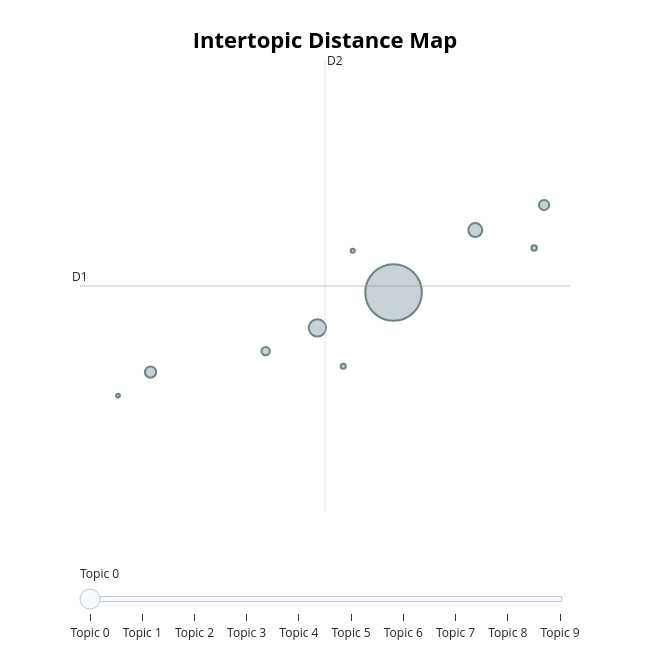
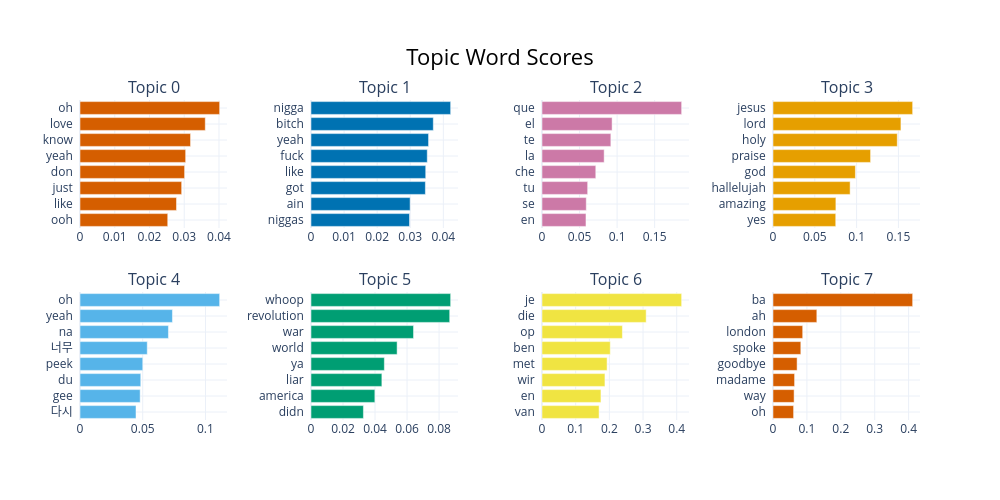
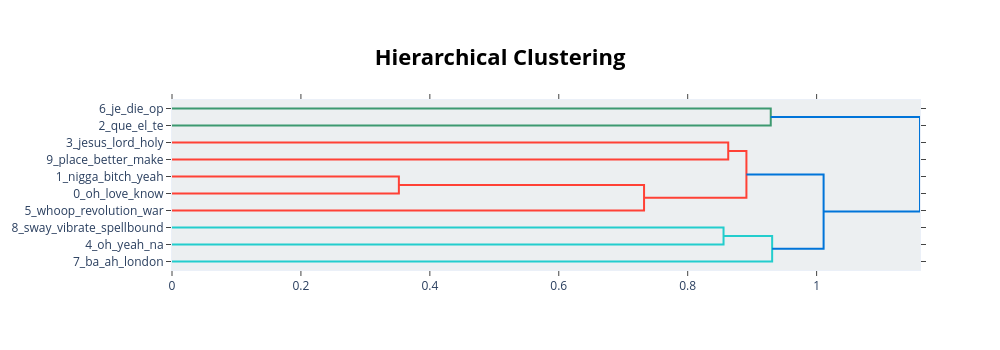

The cell these charts' notebook holds for them, in order:
### Code cell
# ===== BERTOPIC VISUALIZATION =====

print("📊 Creating BERTopic visualizations...")

# 1. Topic visualization (interactive)
try:
    fig1 = topic_model.visualize_topics()
    fig1.show()
    print("✅ Interactive topic map displayed")
except Exception as e:
    print(f"⚠️ Could not create interactive topic map: {e}")

# 2. Topic word scores (bar chart)
try:
    fig2 = topic_model.visualize_barchart(top_n_topics=8, n_words=8)
    fig2.show()
    print("✅ Topic word bar charts displayed")
except Exception as e:
    print(f"⚠️ Could not create bar charts: {e}")

# 3. Topic hierarchy (if enough topics)
try:
    if len(set(topics)) - (1 if -1 in topics else 0) > 5:
        fig3 = topic_model.visualize_hierarchy()
        fig3.show()
        print("✅ Topic hierarchy displayed")
    else:
        print("⚠️ Not enough topics for hierarchy visualization")
except Exception as e:
    print(f"⚠️ Could not create hierarchy: {e}")

# 4. Topic similarity heatmap (custom)
print("\n🔥 Creating topic similarity heatmap...")

valid_topic_ids = [t for t in set(topics) if t != -1]
if len(valid_topic_ids) > 1:
    # Get topic representations
    topic_vectors = []
    topic_names = []
    
    for topic_id in sorted(valid_topic_ids)[:15]:  # Limit to top 15 topics
        topic_info_row = topic_model.get_topic(topic_id)
        if topic_info_row:
            # Create vector from topic words (simplified representation)
            words = [word for word, _ in topic_info_row[:10]]
            topic_vectors.append(np.random.random(10))  # Placeholder - would use actual embeddings
            
            # Get label or create short name
            label = topic_labels.get(topic_id, {}).get('label', f'Topic {topic_id}')
            short_label = label[:15] + '...' if len(label) > 15 else label
            topic_names.append(f"T{topic_id}: {short_label}")
    
    if len(topic_vectors) > 1:
        # Calculate similarity matrix
        similarity_matrix = np.zeros((len(topic_vectors), len(topic_vectors)))
        for i in range(len(topic_vectors)):
            for j in range(len(topic_vectors)):
                similarity_matrix[i, j] = calculate_cosine_similarity(topic_vectors[i], topic_vectors[j])
        
        # Plot heatmap
        plt.figure(figsize=(12, 10))
        sns.heatmap(similarity_matrix, 
                   xticklabels=topic_names, 
                   yticklabels=topic_names,
                   annot=True, 
                   fmt='.2f', 
                   cmap='viridis',
                   cbar_kws={'label': 'Cosine Similarity'})
        plt.title('Topic Similarity Matrix')
        plt.xticks(rotation=45, ha='right')
        plt.yticks(rotation=0)
        plt.tight_layout()
        plt.show()
        print("✅ Topic similarity heatmap created")

print("\n🎨 Visualization notes:")
print("   • Interactive plots work best in Jupyter notebooks")
print("   • For production, save plots as HTML files")
print("   • Consider using topic_model.visualize_documents() for document-level analysis")

### Figure 1 — Plotly figure (JSON) as saved in the notebook; plotly's stock layout.template omitted (floating-point values rounded to 4 significant figures)
{"data": [{"customdata": [[0, "oh | love | know | yeah | don", 1526], [1, "nigga | bitch | yeah | fuck | like", 142], [2, "que | el | te | la | che", 93], [3, "jesus | lord | holy | praise | god", 60], [4, "oh | yeah | na | 너무 | peek", 50], [5, "whoop | revolution | war | world | ya", 33], [6, "je | die | op | ben | met", 14], [7, "ba | ah | london | spoke | goodbye", 12], [8, "sway | vibrate | spellbound | make | electric", 8], [9, "place | better | make | greatest | children", 7]], "hovertemplate": "<b>Topic %{customdata[0]}</b><br>%{customdata[1]}<br>Size: %{customdata[2]}", "legendgroup": "", "marker": {"color": "#B0BEC5", "line": {"color": "DarkSlateGrey", "width": 2}, "size": [1526, 142, 93, 60, 50, 33, 14, 12, 8, 7], "sizemode": "area", "sizeref": 0.9537, "symbol": "circle"}, "mode": "markers", "name": "", "orientation": "v", "showlegend": false, "type": "scatter", "x": [0.2064, -0.4948, 0.9592, -2.031, 1.593, -0.9715, 1.502, -0.2566, -0.169, -2.331], "xaxis": "x", "y": [10.17, 9.762, 10.89, 9.251, 11.18, 9.494, 10.68, 9.318, 10.65, 8.979], "yaxis": "y"}], "layout": {"annotations": [{"showarrow": false, "text": "D1", "x": -2.681, "y": 10.25, "yshift": 10}, {"showarrow": false, "text": "D2", "x": -0.4248, "xshift": 10, "y": 12.86}], "height": 650, "hoverlabel": {"bgcolor": "white", "font": {"family": "Rockwell", "size": 16}}, "legend": {"itemsizing": "constant", "tracegroupgap": 0}, "margin": {"t": 60}, "shapes": [{"line": {"color": "#CFD8DC", "width": 2}, "type": "line", "x0": -0.4248, "x1": -0.4248, "y0": 7.632, "y1": 12.86}, {"line": {"color": "#9E9E9E", "width": 2}, "type": "line", "x0": -2.681, "x1": 1.832, "y0": 10.25, "y1": 10.25}], "sliders": [{"active": 0, "pad": {"t": 50}, "steps": [{"args": [{"marker.color": [["red", "#B0BEC5", "#B0BEC5", "#B0BEC5", "#B0BEC5", "#B0BEC5", "#B0BEC5", "#B0BEC5", "#B0BEC5", "#B0BEC5"]]}], "label": "Topic 0", "method": "update"}, {"args": [{"marker.color": [["#B0BEC5", "red", "#B0BEC5", "#B0BEC5", "#B0BEC5", "#B0BEC5", "#B0BEC5", "#B0BEC5", "#B0BEC5", "#B0BEC5"]]}], "label": "Topic 1", "method": "update"}, {"args": [{"marker.color": [["#B0BEC5", "#B0BEC5", "red", "#B0BEC5", "#B0BEC5", "#B0BEC5", "#B0BEC5", "#B0BEC5", "#B0BEC5", "#B0BEC5"]]}], "label": "Topic 2", "method": "update"}, {"args": [{"marker.color": [["#B0BEC5", "#B0BEC5", "#B0BEC5", "red", "#B0BEC5", "#B0BEC5", "#B0BEC5", "#B0BEC5", "#B0BEC5", "#B0BEC5"]]}], "label": "Topic 3", "method": "update"}, {"args": [{"marker.color": [["#B0BEC5", "#B0BEC5", "#B0BEC5", "#B0BEC5", "red", "#B0BEC5", "#B0BEC5", "#B0BEC5", "#B0BEC5", "#B0BEC5"]]}], "label": "Topic 4", "method": "update"}, {"args": [{"marker.color": [["#B0BEC5", "#B0BEC5", "#B0BEC5", "#B0BEC5", "#B0BEC5", "red", "#B0BEC5", "#B0BEC5", "#B0BEC5", "#B0BEC5"]]}], "label": "Topic 5", "method": "update"}, {"args": [{"marker.color": [["#B0BEC5", "#B0BEC5", "#B0BEC5", "#B0BEC5", "#B0BEC5", "#B0BEC5", "red", "#B0BEC5", "#B0BEC5", "#B0BEC5"]]}], "label": "Topic 6", "method": "update"}, {"args": [{"marker.color": [["#B0BEC5", "#B0BEC5", "#B0BEC5", "#B0BEC5", "#B0BEC5", "#B0BEC5", "#B0BEC5", "red", "#B0BEC5", "#B0BEC5"]]}], "label": "Topic 7", "method": "update"}, {"args": [{"marker.color": [["#B0BEC5", "#B0BEC5", "#B0BEC5", "#B0BEC5", "#B0BEC5", "#B0BEC5", "#B0BEC5", "#B0BEC5", "red", "#B0BEC5"]]}], "label": "Topic 8", "method": "update"}, {"args": [{"marker.color": [["#B0BEC5", "#B0BEC5", "#B0BEC5", "#B0BEC5", "#B0BEC5", "#B0BEC5", "#B0BEC5", "#B0BEC5", "#B0BEC5", "red"]]}], "label": "Topic 9", "method": "update"}]}], "title": {"font": {"color": "Black", "size": 22}, "text": "<b>Intertopic Distance Map</b>", "x": 0.5, "xanchor": "center", "y": 0.95, "yanchor": "top"}, "width": 650, "xaxis": {"anchor": "y", "domain": [0, 1], "range": [-2.681, 1.832], "title": {"text": ""}, "visible": false}, "yaxis": {"anchor": "x", "domain": [0, 1], "range": [7.632, 12.86], "title": {"text": ""}, "visible": false}}}

### Figure 2 — Plotly figure (JSON) as saved in the notebook; plotly's stock layout.template omitted (floating-point values rounded to 4 significant figures)
{"data": [{"marker": {"color": "#D55E00"}, "orientation": "h", "type": "bar", "x": [0.02525, 0.02778, 0.02926, 0.0301, 0.03041, 0.03181, 0.03605, 0.04019], "xaxis": "x", "y": ["ooh  ", "like  ", "just  ", "don  ", "yeah  ", "know  ", "love  ", "oh  "], "yaxis": "y"}, {"marker": {"color": "#0072B2"}, "orientation": "h", "type": "bar", "x": [0.02978, 0.02996, 0.03457, 0.03467, 0.03514, 0.03553, 0.03696, 0.04221], "xaxis": "x2", "y": ["niggas  ", "ain  ", "got  ", "like  ", "fuck  ", "yeah  ", "bitch  ", "nigga  "], "yaxis": "y2"}, {"marker": {"color": "#CC79A7"}, "orientation": "h", "type": "bar", "x": [0.05858, 0.05897, 0.06082, 0.07164, 0.08278, 0.09169, 0.09336, 0.186], "xaxis": "x3", "y": ["en  ", "se  ", "tu  ", "che  ", "la  ", "te  ", "el  ", "que  "], "yaxis": "y3"}, {"marker": {"color": "#E69F00"}, "orientation": "h", "type": "bar", "x": [0.07503, 0.07521, 0.09223, 0.09855, 0.1167, 0.1486, 0.153, 0.167], "xaxis": "x4", "y": ["yes  ", "amazing  ", "hallelujah  ", "god  ", "praise  ", "holy  ", "lord  ", "jesus  "], "yaxis": "y4"}, {"marker": {"color": "#56B4E9"}, "orientation": "h", "type": "bar", "x": [0.04464, 0.04795, 0.04843, 0.05003, 0.05361, 0.0705, 0.07368, 0.1113], "xaxis": "x5", "y": ["다시  ", "gee  ", "du  ", "peek  ", "너무  ", "na  ", "yeah  ", "oh  "], "yaxis": "y5"}, {"marker": {"color": "#009E73"}, "orientation": "h", "type": "bar", "x": [0.03274, 0.03989, 0.04427, 0.04582, 0.05379, 0.06404, 0.08664, 0.08723], "xaxis": "x6", "y": ["didn  ", "america  ", "liar  ", "ya  ", "world  ", "war  ", "revolution  ", "whoop  "], "yaxis": "y6"}, {"marker": {"color": "#F0E442"}, "orientation": "h", "type": "bar", "x": [0.1695, 0.175, 0.1869, 0.1932, 0.2027, 0.2387, 0.3093, 0.4146], "xaxis": "x7", "y": ["van  ", "en  ", "wir  ", "met  ", "ben  ", "op  ", "die  ", "je  "], "yaxis": "y7"}, {"marker": {"color": "#D55E00"}, "orientation": "h", "type": "bar", "x": [0.06075, 0.06225, 0.06367, 0.0711, 0.08205, 0.0876, 0.1293, 0.4119], "xaxis": "x8", "y": ["oh  ", "way  ", "madame  ", "goodbye  ", "spoke  ", "london  ", "ah  ", "ba  "], "yaxis": "y8"}], "layout": {"annotations": [{"font": {"size": 16}, "showarrow": false, "text": "Topic 0", "x": 0.0875, "xanchor": "center", "xref": "paper", "y": 1, "yanchor": "bottom", "yref": "paper"}, {"font": {"size": 16}, "showarrow": false, "text": "Topic 1", "x": 0.3625, "xanchor": "center", "xref": "paper", "y": 1, "yanchor": "bottom", "yref": "paper"}, {"font": {"size": 16}, "showarrow": false, "text": "Topic 2", "x": 0.6375, "xanchor": "center", "xref": "paper", "y": 1, "yanchor": "bottom", "yref": "paper"}, {"font": {"size": 16}, "showarrow": false, "text": "Topic 3", "x": 0.9125, "xanchor": "center", "xref": "paper", "y": 1, "yanchor": "bottom", "yref": "paper"}, {"font": {"size": 16}, "showarrow": false, "text": "Topic 4", "x": 0.0875, "xanchor": "center", "xref": "paper", "y": 0.4, "yanchor": "bottom", "yref": "paper"}, {"font": {"size": 16}, "showarrow": false, "text": "Topic 5", "x": 0.3625, "xanchor": "center", "xref": "paper", "y": 0.4, "yanchor": "bottom", "yref": "paper"}, {"font": {"size": 16}, "showarrow": false, "text": "Topic 6", "x": 0.6375, "xanchor": "center", "xref": "paper", "y": 0.4, "yanchor": "bottom", "yref": "paper"}, {"font": {"size": 16}, "showarrow": false, "text": "Topic 7", "x": 0.9125, "xanchor": "center", "xref": "paper", "y": 0.4, "yanchor": "bottom", "yref": "paper"}], "height": 500, "hoverlabel": {"bgcolor": "white", "font": {"family": "Rockwell", "size": 16}}, "showlegend": false, "title": {"font": {"color": "Black", "size": 22}, "text": "Topic Word Scores", "x": 0.5, "xanchor": "center", "yanchor": "top"}, "width": 1000, "xaxis": {"anchor": "y", "domain": [0, 0.175], "showgrid": true}, "xaxis2": {"anchor": "y2", "domain": [0.275, 0.45], "showgrid": true}, "xaxis3": {"anchor": "y3", "domain": [0.55, 0.725], "showgrid": true}, "xaxis4": {"anchor": "y4", "domain": [0.825, 1], "showgrid": true}, "xaxis5": {"anchor": "y5", "domain": [0, 0.175], "showgrid": true}, "xaxis6": {"anchor": "y6", "domain": [0.275, 0.45], "showgrid": true}, "xaxis7": {"anchor": "y7", "domain": [0.55, 0.725], "showgrid": true}, "xaxis8": {"anchor": "y8", "domain": [0.825, 1], "showgrid": true}, "yaxis": {"anchor": "x", "domain": [0.6, 1], "showgrid": true}, "yaxis2": {"anchor": "x2", "domain": [0.6, 1], "showgrid": true}, "yaxis3": {"anchor": "x3", "domain": [0.6, 1], "showgrid": true}, "yaxis4": {"anchor": "x4", "domain": [0.6, 1], "showgrid": true}, "yaxis5": {"anchor": "x5", "domain": [0, 0.4], "showgrid": true}, "yaxis6": {"anchor": "x6", "domain": [0, 0.4], "showgrid": true}, "yaxis7": {"anchor": "x7", "domain": [0, 0.4], "showgrid": true}, "yaxis8": {"anchor": "x8", "domain": [0, 0.4], "showgrid": true}}}

### Figure 3 — Plotly figure (JSON) as saved in the notebook; plotly's stock layout.template omitted (floating-point values rounded to 4 significant figures)
{"data": [{"hoverinfo": "text", "marker": {"color": "rgb(61,153,112)"}, "mode": "lines", "type": "scatter", "x": [0.0, 0.9288, 0.9288, 0.0], "xaxis": "x", "y": [-5.0, -5.0, -15.0, -15.0], "yaxis": "y"}, {"hoverinfo": "text", "marker": {"color": "rgb(255,65,54)"}, "mode": "lines", "type": "scatter", "x": [0.0, 0.8629, 0.8629, 0.0], "xaxis": "x", "y": [-25.0, -25.0, -35.0, -35.0], "yaxis": "y"}, {"hoverinfo": "text", "marker": {"color": "rgb(255,65,54)"}, "mode": "lines", "type": "scatter", "x": [0.0, 0.3519, 0.3519, 0.0], "xaxis": "x", "y": [-45.0, -45.0, -55.0, -55.0], "yaxis": "y"}, {"hoverinfo": "text", "marker": {"color": "rgb(255,65,54)"}, "mode": "lines", "type": "scatter", "x": [0.3519, 0.7323, 0.7323, 0.0], "xaxis": "x", "y": [-50.0, -50.0, -65.0, -65.0], "yaxis": "y"}, {"hoverinfo": "text", "marker": {"color": "rgb(255,65,54)"}, "mode": "lines", "type": "scatter", "x": [0.8629, 0.8911, 0.8911, 0.7323], "xaxis": "x", "y": [-30.0, -30.0, -57.5, -57.5], "yaxis": "y"}, {"hoverinfo": "text", "marker": {"color": "rgb(35,205,205)"}, "mode": "lines", "type": "scatter", "x": [0.0, 0.8556, 0.8556, 0.0], "xaxis": "x", "y": [-75.0, -75.0, -85.0, -85.0], "yaxis": "y"}, {"hoverinfo": "text", "marker": {"color": "rgb(35,205,205)"}, "mode": "lines", "type": "scatter", "x": [0.8556, 0.931, 0.931, 0.0], "xaxis": "x", "y": [-80.0, -80.0, -95.0, -95.0], "yaxis": "y"}, {"hoverinfo": "text", "marker": {"color": "rgb(0,116,217)"}, "mode": "lines", "type": "scatter", "x": [0.8911, 1.011, 1.011, 0.931], "xaxis": "x", "y": [-43.75, -43.75, -87.5, -87.5], "yaxis": "y"}, {"hoverinfo": "text", "marker": {"color": "rgb(0,116,217)"}, "mode": "lines", "type": "scatter", "x": [0.9288, 1.16, 1.16, 1.011], "xaxis": "x", "y": [-10.0, -10.0, -65.62, -65.62], "yaxis": "y"}], "layout": {"autosize": false, "height": 350, "hoverlabel": {"bgcolor": "white", "font": {"family": "Rockwell", "size": 16}}, "hovermode": "closest", "plot_bgcolor": "#ECEFF1", "showlegend": false, "title": {"font": {"color": "Black", "size": 22}, "text": "<b>Hierarchical Clustering</b>", "x": 0.5, "xanchor": "center", "yanchor": "top"}, "width": 1000, "xaxis": {"mirror": "allticks", "rangemode": "tozero", "showgrid": false, "showline": true, "showticklabels": true, "ticks": "outside", "type": "linear", "zeroline": false}, "yaxis": {"mirror": "allticks", "range": [-100, 0], "rangemode": "tozero", "showgrid": false, "showline": true, "showticklabels": true, "tickmode": "array", "ticks": "outside", "ticktext": ["6_je_die_op", "2_que_el_te", "3_jesus_lord_holy", "9_place_better_make", "1_nigga_bitch_yeah", "0_oh_love_know", "5_whoop_revolution_war", "8_sway_vibrate_spellbound", "4_oh_yeah_na", "7_ba_ah_london"], "tickvals": [-5, -15, -25, -35, -45, -55, -65, -75, -85, -95], "type": "linear", "zeroline": false}}}
